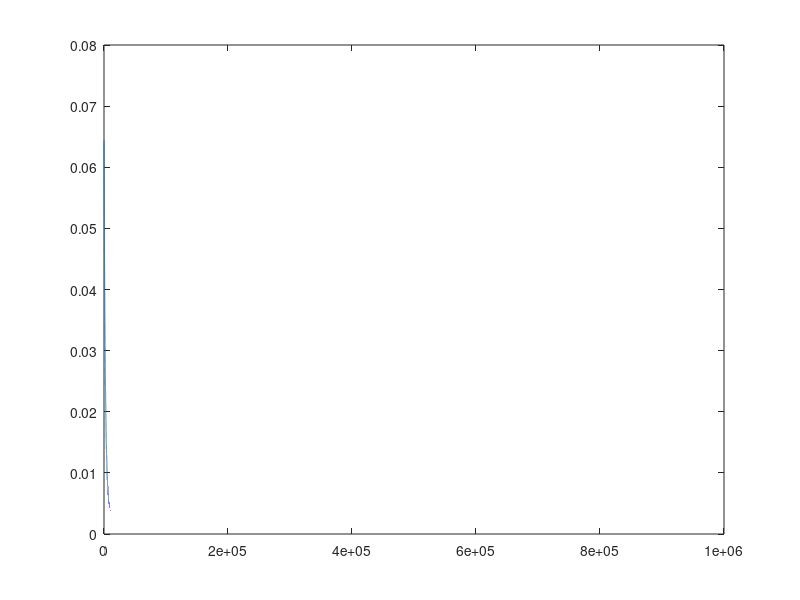

Source code (MATLAB):
%多变量
%数据x用矩阵输入，y用列向量输入
clear all;
clc;
%training sample data
P = [6, 7, 2];

x=[7 9 12 5 4; 1 8 21 3 5];

y = [57 85 132 47 44]';
%begin
x_mean = mean(x')';%mean对每一列求平均
x_max = max(x')';%对每一列求最大
x_min = min(x')';
x = (x - x_mean).*(x_max - x_min).^-1;
num_sample=size(x,2);%size得到矩阵行列 
X(1:num_sample) =  1;%设置每行首元为1
X = [X', x'];%系数矩阵
%gradient descending process
%initial values of parameters
theta = [73 55 40]';%
%learning rate
alpha = 0.001;
% if alpha is too large, the final error will be much large.

% if alpha is too small, the convergence will be slow
epoch = 1000000;
for k = 1:epoch
    Y = X * theta;%获得Y
    Jcost(k)=sum((Y - y).^2)/(2 * num_sample);%列向量有点乘  
    theta = theta - alpha * (X' * (Y - y))/num_sample;
end
plot(Jcost);
num_theta = size(theta, 1);
theta1(2:num_theta) = theta(2:num_theta) .* (x_max - x_min).^-1;
theta1(1) = theta(1) - sum(theta1(2:num_theta)'.*(x_mean));
theta1 = theta1';

    
    
